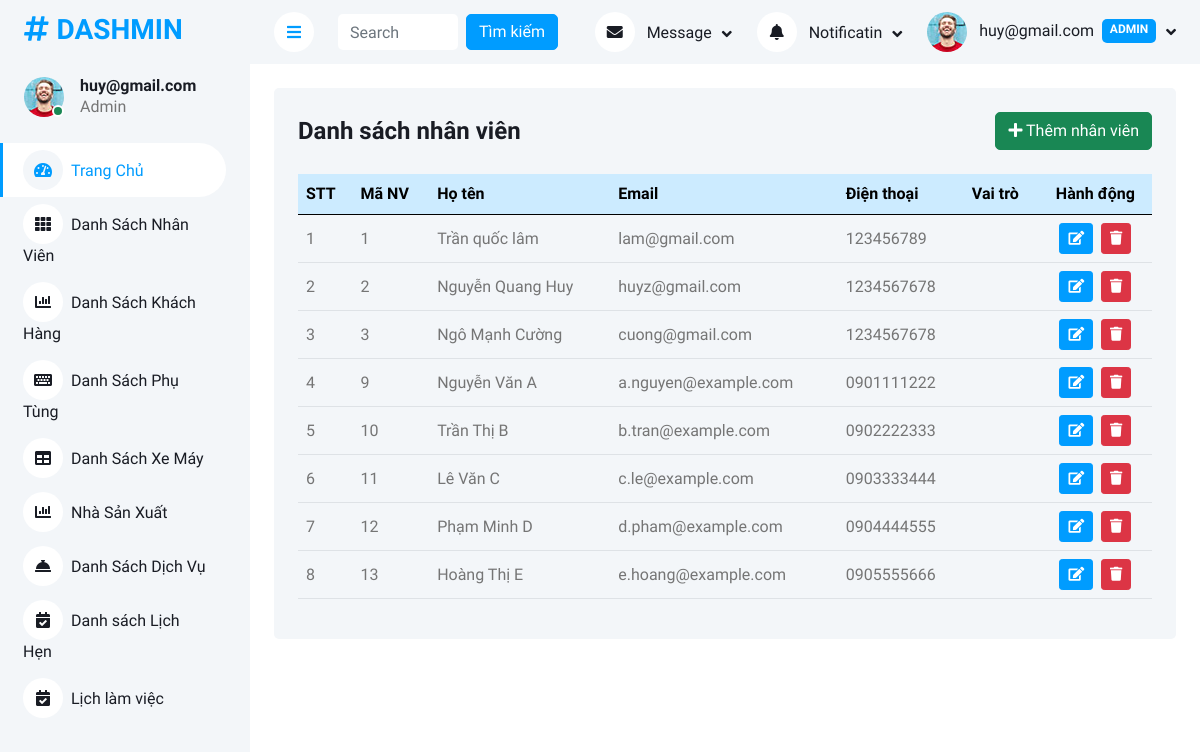
The app's page /Admin/NVmanagement.php (signed in), older data.
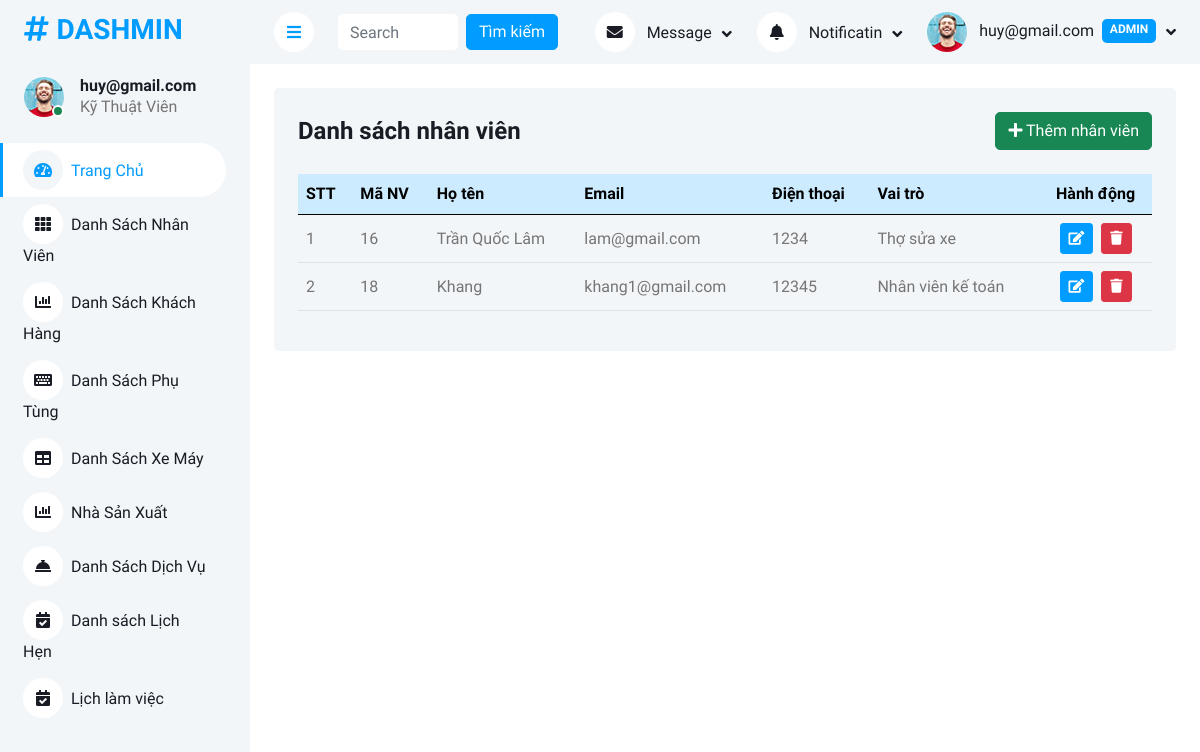
The same page, newer data.
### tables this page shows
CREATE TABLE `nhanvien` (
  `MaNV` int(11) NOT NULL,
  `TenNV` varchar(100) DEFAULT NULL,
  `MatKhau` varchar(100) DEFAULT NULL,
  `Email` varchar(45) DEFAULT NULL,
  `SDT` varchar(20) DEFAULT NULL,
  `Roles` varchar(25) NOT NULL,
  `lichlamviec_MaLLV` int(11) DEFAULT NULL
);

### Admin/controllers/StaffController.php (called while the page is built, shortened)
<?php
require_once __DIR__ . '/../models/StaffModel.php';
class StaffController {
    private $model;
    public function __construct() {
        $db = connectDB();
        $this->model = new StaffModel($db);
    }
    public function list() {
        $dsStaff = $this->model->getAll();
        include __DIR__ . '/../views/nhanvien/list.php';
    }
}
?>

### Admin/models/StaffModel.php (called while the page is built, shortened)
<?php
class StaffModel {
    private $db;
    public function __construct($db) {
        $this->db = $db;
    }
    public function getAll() {
        $stmt = $this->db->prepare("SELECT * FROM nhanvien");
        $stmt->execute();
        return $stmt->fetchAll(PDO::FETCH_ASSOC);
    }
}
?>

### Admin/views/nhanvien/list.php (the view, shortened to what the changed rows need)
<div class="container-fluid pt-4 px-4">
    <div class="bg-light rounded p-4">
        <div class="table-responsive">
            <table class="table table-hover align-middle">
                <thead class="table-primary">
                    <tr>
                        <th>STT</th>
                        <th>Mã NV</th>
                        <th>Họ tên</th>
                        <th>Email</th>
                        <th>Điện thoại</th>
                        <th>Vai trò</th>
                        <th class="text-center">Hành động</th>
                    </tr>
                </thead>
                <tbody>
                    <?php if (!empty($dsStaff)): ?>
                        <?php foreach ($dsStaff as $key => $nv): ?>
                            <tr>
                                <td><?= $key + 1 ?></td>
                                <td><?= htmlspecialchars($nv['MaNV']) ?></td>
                                <td><?= htmlspecialchars($nv['TenNV']) ?></td>
                                <td><?= htmlspecialchars($nv['Email']) ?></td>
                                <td><?= htmlspecialchars($nv['SDT']) ?></td>
                                <td><?= htmlspecialchars($nv['Roles']) ?></td>
                                <td class="text-center">
                                    <a href="?action=edit&id=<?= $nv['MaNV'] ?>" class="btn btn-sm btn-primary me-1" title="Sửa">
                                        <i class="fa fa-edit"></i>
                                    </a>
                                    <a href="?action=delete&id=<?= $nv['MaNV'] ?>" class="btn btn-sm btn-danger"
                                       title="Xóa" onclick="return confirm('Bạn có chắc chắn muốn xóa nhân viên này?')">
                                        <i class="fa fa-trash"></i>
                                    </a>
                                </td>
                            </tr>
                        <?php endforeach; ?>
                    <?php else: ?>
                        <tr>
                            <td colspan="7" class="text-center text-muted">Không có nhân viên nào.</td>
                        </tr>
                    <?php endif; ?>
                </tbody>
            </table>
        </div>
    </div>
</div>

### Admin/layouts/sidebar.php (shortened to what the changed rows need)
<?php
$user = $_SESSION['user'] ?? null;
$role = $user['role'] ?? '';
$displayName = 'Jhon Doe';
$roleLabel = 'Chưa xác định';
if ($user) {
    if ($role === 'admin') {
        $displayName = $user['data']['username'] ?? $user['data']['name'] ?? 'Admin';
        $roleLabel = $user['data']['Roles'] ?? 'Admin';
    } elseif ($role === 'staff') {
        $displayName = $user['data']['TenNV'] ?? 'Staff';
        $roleLabel = $user['data']['Roles'] ?? 'Nhân viên';
    }
}
?>
<div class="sidebar pe-4 pb-3">
    <nav class="navbar bg-light navbar-light">
        <div class="d-flex align-items-center ms-4 mb-4">
            <div class="ms-3">
                <h6 class="mb-0"><?php echo htmlspecialchars($displayName); ?></h6>
                <span><?php echo htmlspecialchars($roleLabel); ?></span>
            </div>
        </div>
    </nav>
</div>

Row changes from the older to the newer data that the page shows:
removed nhanvien: MaNV "1", TenNV "Trần quốc lâm", Email "lam@gmail.com", SDT "123456789"
removed nhanvien: MaNV "2", TenNV "Nguyễn Quang Huy", Email "huyz@gmail.com", SDT "1234567678"
removed nhanvien: MaNV "3", TenNV "Ngô Mạnh Cường", Email "cuong@gmail.com", SDT "1234567678"
removed nhanvien: MaNV "9", TenNV "Nguyễn Văn A", Email "a.nguyen@example.com", SDT "0901111222"
removed nhanvien: MaNV "10", TenNV "Trần Thị B", Email "b.tran@example.com", SDT "0902222333"
removed nhanvien: MaNV "11", TenNV "Lê Văn C", Email "c.le@example.com", SDT "0903333444"
removed nhanvien: MaNV "12", TenNV "Phạm Minh D", Email "d.pham@example.com", SDT "0904444555"
removed nhanvien: MaNV "13", TenNV "Hoàng Thị E", Email "e.hoang@example.com", SDT "0905555666"
added nhanvien: MaNV "16", TenNV "Trần Quốc Lâm", Email "lam@gmail.com", SDT "1234", Roles "Thợ sửa xe"
added nhanvien: MaNV "18", TenNV "Khang", Email "khang1@gmail.com", SDT "12345", Roles "Nhân viên kế toán"
Text that changed along with them:
$roleLabel: "Admin" → "Kỹ Thuật Viên"
